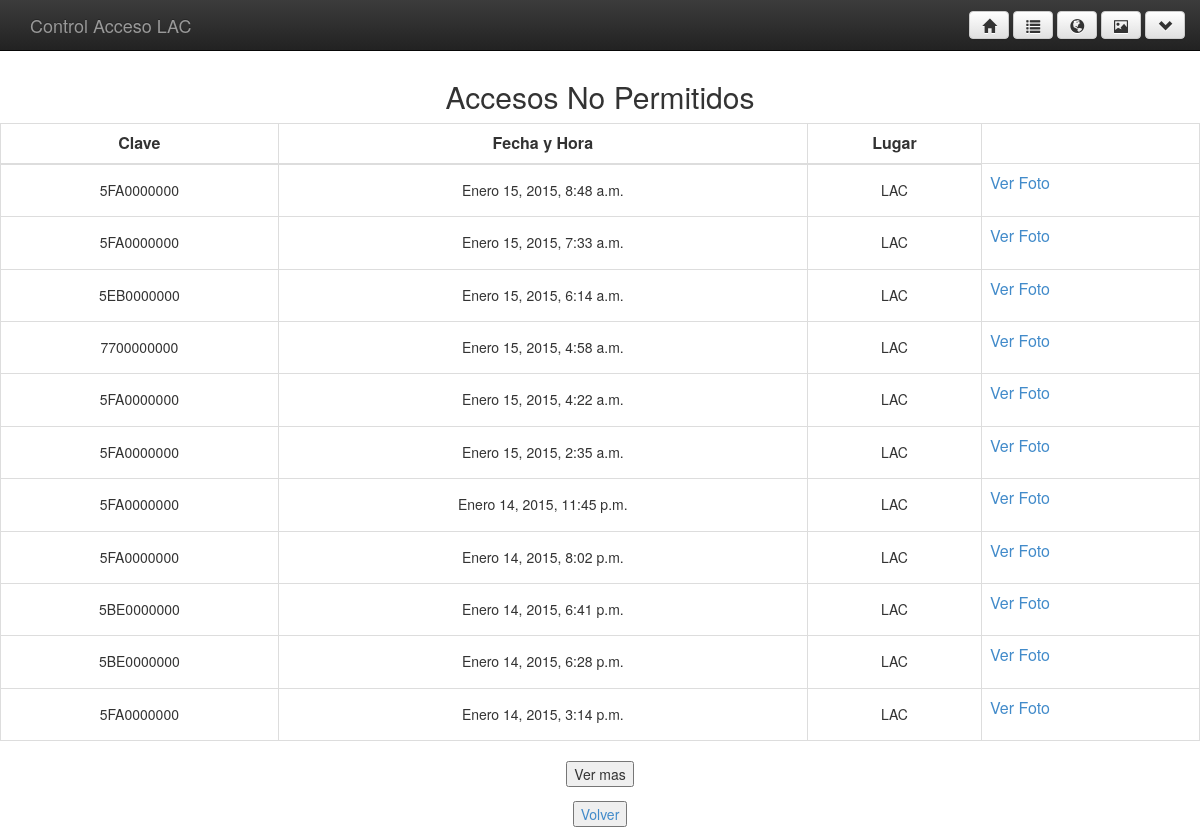
Screenshot of /tablaNoPermitidoEventos (signed in) with the database file from the repository.
### control/models.py (models this page shows)
class Eventos_no_Permitidos_dj(models.Model):
    id = models.AutoField(primary_key=True)
    clave_eventos_no_permitido = models.CharField(max_length=50)
    fechayhora_eventos_no_permitido = models.DateTimeField()
    lugar_eventos_no_permitido= models.CharField(max_length=50)

### control/views.py (the view)
# urls.py: url(r'^tablaNoPermitidoEventos', 'control.views.mostrartablaNoPermitidoEventos', name='tablaNoPermitidoEventos'),
@login_required()
def mostrartablaNoPermitidoEventos(request): #Muestra tabla de aquellas tarjetas leidas que no tienen acceso
    if request.method == 'POST':
        eventos = Eventos_no_Permitidos_dj.objects.all().order_by('-id')
        return render_to_response('tablaNoPermitidoEventos.html',{'eventos': eventos },RequestContext(request))
    eventos = Eventos_no_Permitidos_dj.objects.all().order_by('-id')[:50]
    return render_to_response('tablaNoPermitidoEventos.html',{'eventos': eventos },RequestContext(request))

### login/templates/tablaNoPermitidoEventos.html
{% include 'base2.html' %}
<center><h2>Accesos No Permitidos</h2></center>
<table  class="table table-hover table-bordered">
<thead>
<tr>
<th><center>Clave</center></th>
<th><center>Fecha y Hora</center></th>
<th><center>Lugar</center></th>
</tr>
</thead>
<tbody>
{% for evento in eventos %}
<tr>
<td align='center'><h5>{{ evento.clave_eventos_no_permitido }}</h5></td>
<td align='center'><h5>{{ evento.fechayhora_eventos_no_permitido }}</h5></td>
<td align='center'><h5>{{ evento.lugar_eventos_no_permitido }}</h5></td>
<td><a href="/showphoto">Ver Foto</a><br/></td>
{% endfor %}
</tbody>
</table>
<form action="/tablaNoPermitidoEventos" method="post">{% csrf_token %}
	<center><button type="submit" class="standar">Ver mas</button></center>
</form>
<a href="/tablaEventos">
<center><button type="submit" class="standar">Volver</button></center></a>

### login/templates/base2.html (style rules this page uses)
body { padding-top: 5%; }

### rows the page displays
Eventos_no_Permitidos_dj: clave_eventos_no_permitido "5FA0000000", fechayhora_eventos_no_permitido "Enero 15, 2015, 8:48 a.m.", lugar_eventos_no_permitido "LAC"
Eventos_no_Permitidos_dj: clave_eventos_no_permitido "5FA0000000", fechayhora_eventos_no_permitido "Enero 15, 2015, 7:33 a.m.", lugar_eventos_no_permitido "LAC"
Eventos_no_Permitidos_dj: clave_eventos_no_permitido "5EB0000000", fechayhora_eventos_no_permitido "Enero 15, 2015, 6:14 a.m.", lugar_eventos_no_permitido "LAC"
Eventos_no_Permitidos_dj: clave_eventos_no_permitido "7700000000", fechayhora_eventos_no_permitido "Enero 15, 2015, 4:58 a.m.", lugar_eventos_no_permitido "LAC"
Eventos_no_Permitidos_dj: clave_eventos_no_permitido "5FA0000000", fechayhora_eventos_no_permitido "Enero 15, 2015, 4:22 a.m.", lugar_eventos_no_permitido "LAC"
Eventos_no_Permitidos_dj: clave_eventos_no_permitido "5FA0000000", fechayhora_eventos_no_permitido "Enero 15, 2015, 2:35 a.m.", lugar_eventos_no_permitido "LAC"
Eventos_no_Permitidos_dj: clave_eventos_no_permitido "5FA0000000", fechayhora_eventos_no_permitido "Enero 14, 2015, 11:45 p.m.", lugar_eventos_no_permitido "LAC"
Eventos_no_Permitidos_dj: clave_eventos_no_permitido "5FA0000000", fechayhora_eventos_no_permitido "Enero 14, 2015, 8:02 p.m.", lugar_eventos_no_permitido "LAC"
Eventos_no_Permitidos_dj: clave_eventos_no_permitido "5BE0000000", fechayhora_eventos_no_permitido "Enero 14, 2015, 6:41 p.m.", lugar_eventos_no_permitido "LAC"
Eventos_no_Permitidos_dj: clave_eventos_no_permitido "5BE0000000", fechayhora_eventos_no_permitido "Enero 14, 2015, 6:28 p.m.", lugar_eventos_no_permitido "LAC"
Eventos_no_Permitidos_dj: clave_eventos_no_permitido "5FA0000000", fechayhora_eventos_no_permitido "Enero 14, 2015, 3:14 p.m.", lugar_eventos_no_permitido "LAC"
